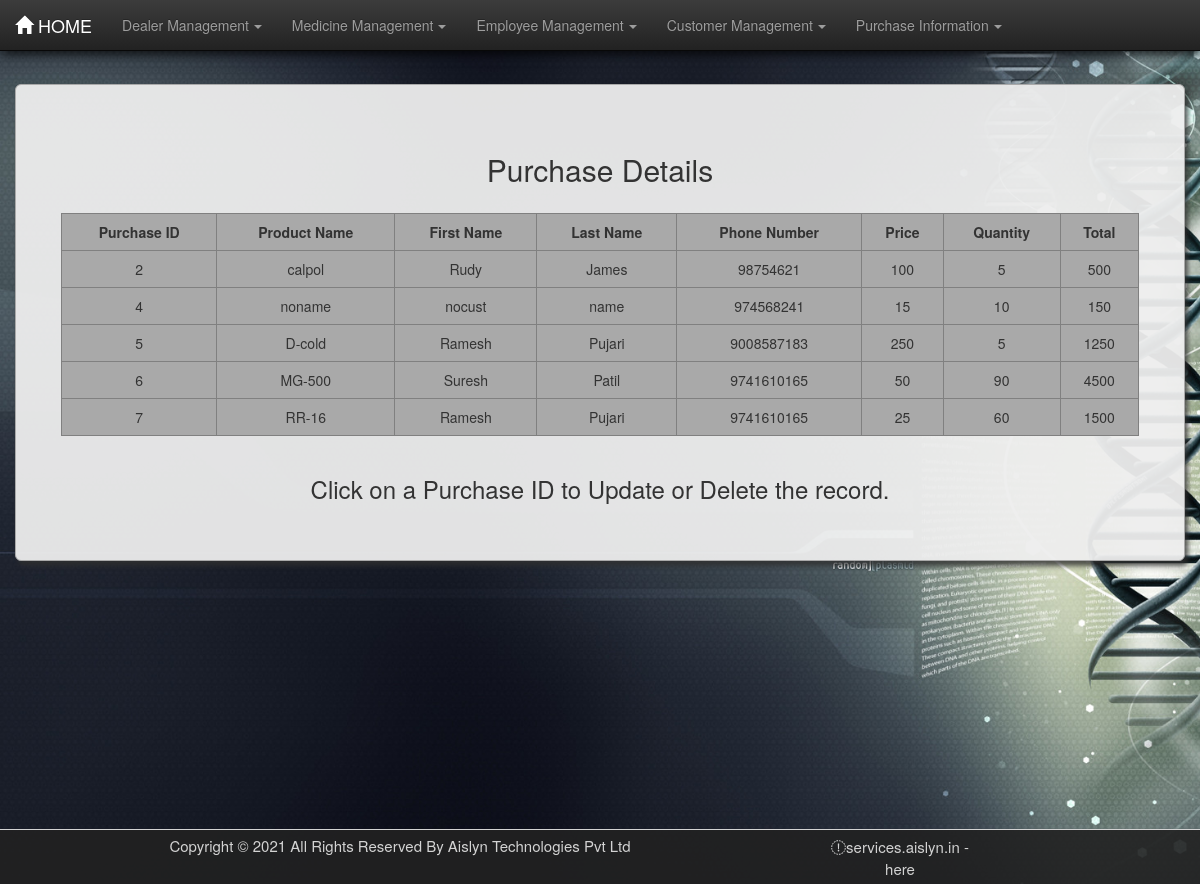
Page /pharma/purchasetable/ on the committed database.
### pharma/models.py (models this page shows, shortened)
class Purchase(models.Model):
    pname = models.CharField(max_length=30)
    fname = models.CharField(max_length=30)
    lname = models.CharField(max_length=30)
    phn_no = models.BigIntegerField()
    price = models.BigIntegerField()
    qty = models.BigIntegerField()
    total = models.BigIntegerField()

### pharma/views.py (the view)
def purchasetable(request):
    purchase = Purchase.objects.all()
    dict = {"purchase": purchase}
    return render(request, 'pharma/purchasetable.html', dict)

### pharma/templates/pharma/purchasetable.html (shortened to what this page needs)
{% load static %}
<!DOCTYPE html>
<html lang="en">
<head>
    <link rel="stylesheet" href="{% static 'pharma/css/bootstrap.min.css' %}">
    <link rel="stylesheet" href="{% static 'pharma/css/bootstrap-theme.min.css' %}">
    <link rel="stylesheet" href="{% static 'pharma/css/style.css' %}">
</head>
<body>
<nav class="navbar navbar-inverse navbar-fixed-top">
    <div class="container-fluid">
        <div class="navbar-header">
            <a href="/pharma/" class="navbar-brand"><span
                    class="glyphicon glyphicon glyphicon-home"></span>&nbsp;HOME</a>
        </div>
        <div class="collapse navbar-collapse" id="thisnav">
            <ul class="nav navbar-nav">
                <li class="dropdown"><a href="#" class="dropdown-toggle" data-toggle="dropdown">Dealer Management<b
                        class="caret"></b></a>
                </li>
                <li class="dropdown"><a href="#" class="dropdown-toggle" data-toggle="dropdown">Medicine Management<b
                        class="caret"></b></a>
                </li>
                <li class="dropdown"><a href="#" class="dropdown-toggle" data-toggle="dropdown">Employee Management<b
                        class="caret"></b></a>
                </li>
                <li class="dropdown"><a href="#" class="dropdown-toggle" data-toggle="dropdown">Customer Management<b
                        class="caret"></b></a>
                </li>
                <li class="dropdown"><a href="#" class="dropdown-toggle" data-toggle="dropdown">Purchase Information<b
                        class="caret"></b></a>
                </li>
            </ul>
        </div>
    </div>
</nav>
<div class="container-fluid martop7">
    <div class="jumbotron jumcust">
        <h2>Purchase Details</h2>
        <div class="row padtop15">
            <div class="col-md-1"></div>
        </div>
        <div class="row">
            <div class="col-md-1">
            </div>
            <table border="1" class="table table-responsive table-hover col-md-10">
                <tr>
                    <th>Purchase ID</th>
                    <th>Product Name</th>
                    <th>First Name</th>
                    <th>Last Name</th>
                    <th>Phone Number</th>
                    <th>Price</th>
                    <th>Quantity</th>
                    <th>Total</th>
                </tr>
                {% for foo in purchase %}
                    <tr>
                        <td class="idlink"><a href="/pharma/purchaseformview{{ foo.id }}/">{{ foo.id }}</a></td>
                        <td>{{ foo.pname }}</td>
                        <td>{{ foo.fname }}</td>
                        <td>{{ foo.lname }}</td>
                        <td>{{ foo.phn_no }}</td>
                        <td>{{ foo.price }}</td>
                        <td>{{ foo.qty }}</td>
                        <td>{{ foo.total }}</td>
                    </tr>
                {% endfor %}
            </table>
        </div>
        <footer><h3>Click on a Purchase ID to Update or Delete the record.</h3></footer>
    </div>
</div>
<br><br>
<footer id="contact" class="container-fluid text-center">
    <div class="row">
        <div class="left-footer col-lg-8">
            <span class="footer-text">Copyright © 2021 All Rights Reserved By Aislyn Technologies Pvt Ltd</span>
        </div>
        <div class="col-lg-4"></div>
        <div class="right-footer col-lg-2">
                <span class="linkto" onclick=" window.open('http://services.aislyn.in/', '_blank'); return false;"><i
                        class="fab fa-globe-square prefix mr-1"></i>services.aislyn.in</span>
            <span>- here </span>
        </div>
    </div>
</footer>
</body>
</html>

### pharma/static/pharma/css/style.css (style rules this page uses)
body { background-image: url("images/bghome.jpg"); background-size: cover; background-attachment: fixed; min-height: 100vh; }
.caret { margin-left: 5px; }
.padtop15 { padding-top: 15px; }
table { text-align: center; border-collapse: collapse; background-color: darkgray; }
th { text-align: center; }
.martop7 { margin-top: 7%; }
.jumcust { box-shadow: 3px 5px 5px rgba(47, 47, 47, 0.8); border: 1px solid darkgrey; border-radius: 0px; text-align: center; background-color: rgba(238, 238, 238, 0.95); }
.table>tbody>tr>td, .table>tbody>tr>th { border-top: none; }
a:link { text-decoration: none; color: #333; }
#contact { padding-top: 0.5rem; padding-bottom: 0.5rem; border-top: 1px solid; background-color: rgba(34, 34, 34, 0.9); color: lightgray; font-size: 1.5rem; position: fixed; left: 0; bottom: 0; width: 100%; }
.linkto { cursor: pointer; }
.navbar { box-shadow: 2px 3px 10px rgba(0, 0, 0, 0.8); }

### rows in the picture
Purchase: id "2", pname "calpol", fname "Rudy", lname "James", phn_no "98754621", price "100", qty "5", total "500"
Purchase: id "4", pname "noname", fname "nocust", lname "name", phn_no "974568241", price "15", qty "10", total "150"
Purchase: id "5", pname "D-cold", fname "Ramesh", lname "Pujari", phn_no "9008587183", price "250", qty "5", total "1250"
Purchase: id "6", pname "MG-500", fname "Suresh", lname "Patil", phn_no "9741610165", price "50", qty "90", total "4500"
Purchase: id "7", pname "RR-16", fname "Ramesh", lname "Pujari", phn_no "9741610165", price "25", qty "60", total "1500"
